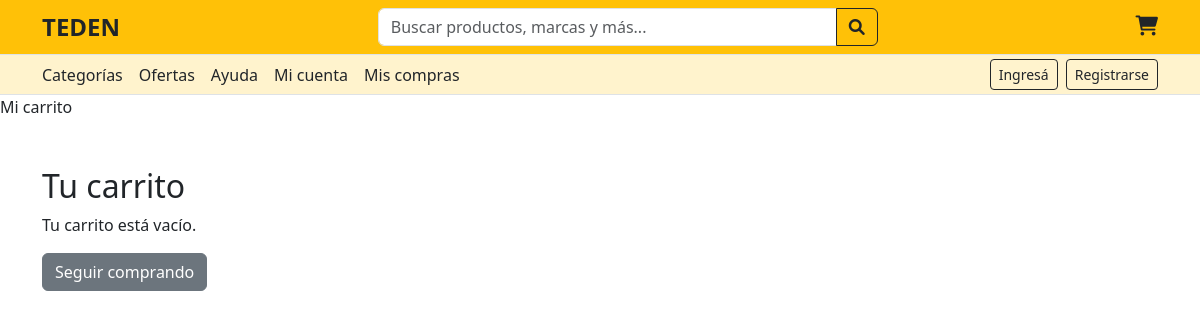
The page /cart/ (signed in) on the database as committed earlier.
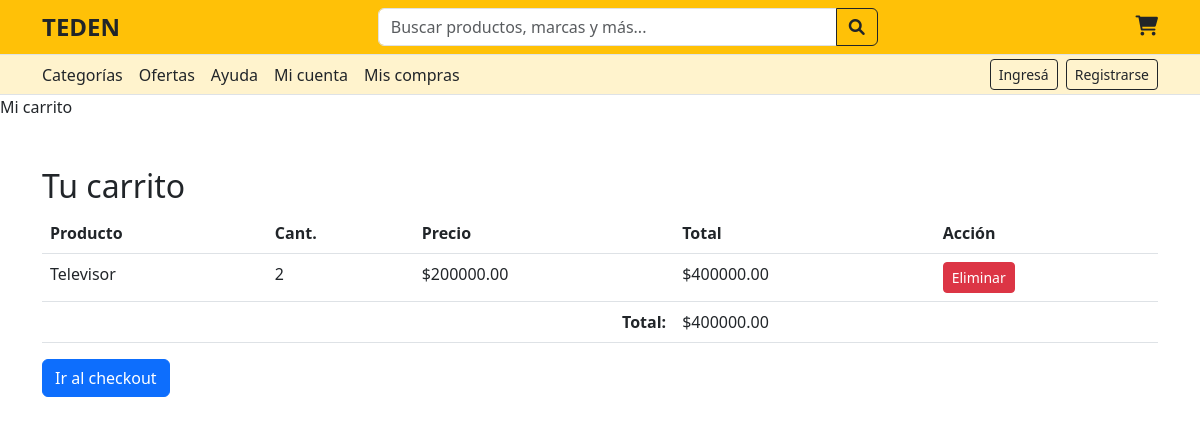
The same page on the database as committed later.
### cart/models.py (models this page shows, shortened)
class CartItem(models.Model):
    cart = models.ForeignKey(Cart, on_delete=models.CASCADE, related_name='items')
    product = models.ForeignKey(Product, on_delete=models.CASCADE)
    quantity = models.PositiveIntegerField(default=1)
    class Meta:
        unique_together = ('cart', 'product')
    @property
    def total_price(self):
        return self.product.price * self.quantity

class Cart(models.Model):
    user = models.OneToOneField(settings.AUTH_USER_MODEL, on_delete=models.CASCADE, related_name='cart')
    created_at = models.DateTimeField(auto_now_add=True)
    @property
    def total_price(self):
        return sum(item.total_price for item in self.items.all())

### products/models.py (models this page shows, shortened)
class Product(models.Model):
    seller = models.ForeignKey(
        settings.AUTH_USER_MODEL,
        on_delete=models.CASCADE,
        related_name='products'
    )
    name = models.CharField(max_length=255)
    description = models.TextField(blank=True)
    price = models.DecimalField(max_digits=10, decimal_places=2)
    stock = models.PositiveIntegerField(default=0)
    image = models.ImageField(upload_to='products/', blank=True, null=True)
    category = models.ForeignKey(
        Category,
        on_delete=models.SET_NULL,
        null=True,
        blank=True,
        related_name='products'
    )
    created_at = models.DateTimeField(auto_now_add=True)

### cart/views.py (the view)
# urls.py: path('', views.cart_detail, name='cart_detail'),
@login_required
def cart_detail(request):
    cart = get_user_cart(request.user)
    return render(request, 'cart/cart.html', {'cart': cart})

### cart/views.py (called while the page is built)
def get_user_cart(user):
    cart, _ = Cart.objects.get_or_create(user=user)
    return cart

### cart/templates/cart/cart.html (shortened to what this page needs)
{% include "partials/header.html" %}
{% block title %}Mi carrito{% endblock %}
{% block content %}
<div class="container mt-5">
  <h2>Tu carrito</h2>
  {% if cart.items.exists %}
    <table class="table">
      <thead>
        <tr>
          <th>Producto</th><th>Cant.</th><th>Precio</th><th>Total</th><th>Acción</th>
        </tr>
      </thead>
      <tbody>
        {% for item in cart.items.all %}
        <tr>
          <td>{{ item.product.name }}</td>
          <td>{{ item.quantity }}</td>
          <td>${{ item.product.price }}</td>
          <td>${{ item.total_price }}</td>
          <td>
            <a href="{% url 'remove_from_cart' item.id %}" class="btn btn-sm btn-danger">
              Eliminar
            </a>
          </td>
        </tr>
        {% endfor %}
      </tbody>
      <tfoot>
        <tr>
          <td colspan="3" class="text-end"><strong>Total:</strong></td>
          <td colspan="2">${{ cart.total_price }}</td>
        </tr>
      </tfoot>
    </table>
    <a href="{% url 'checkout' %}" class="btn btn-primary">Ir al checkout</a>
  {% else %}
    <p>Tu carrito está vacío.</p>
    <a href="{% url 'home' %}" class="btn btn-secondary">Seguir comprando</a>
  {% endif %}
</div>
{% endblock %}

Rows that differ between the two databases and show on the page:
added CartItem: product.name "Televisor", quantity "2", product.price "200000.00", total_price "400000.00"
added Cart: total_price "400000.00"
Other text that changed with them:
text no longer shown: "Tu carrito está vacío. Seguir comprando"
text now shown: "Producto Cant. Precio Total Acción Total: $ Ir al checkout"
